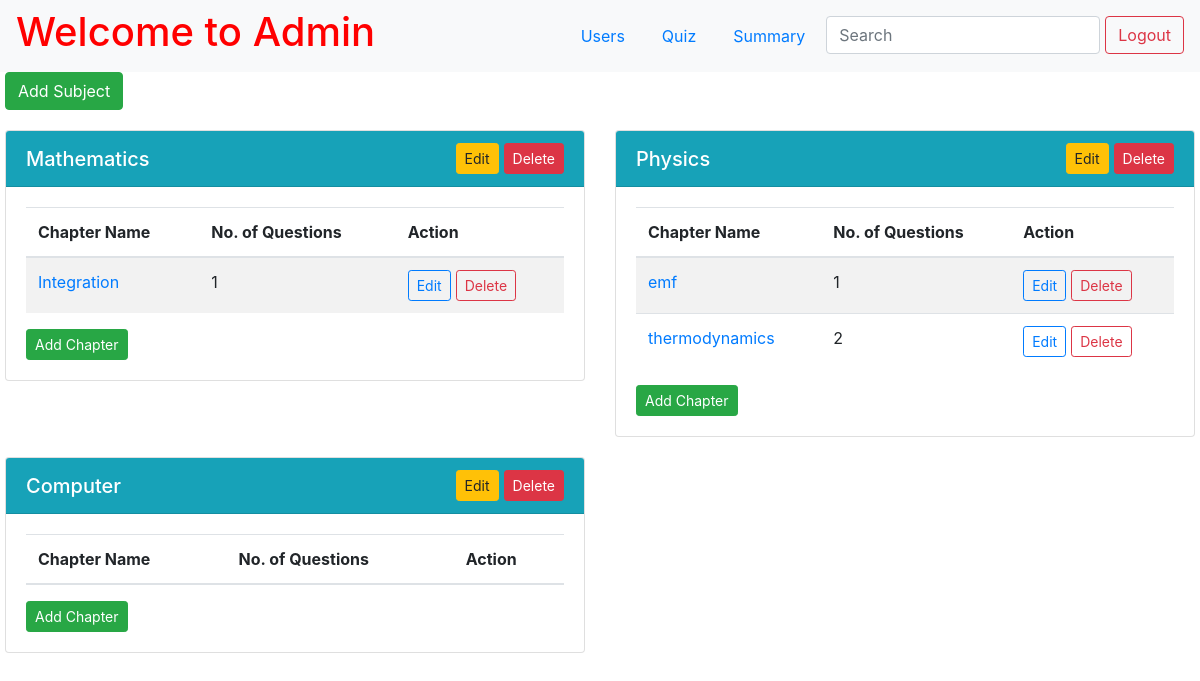
The app's page /admin/dashboard (signed in) with its own data.
### app.py (models this page shows)
class Subject(db.Model):
    id = db.Column(db.Integer, primary_key=True)
    name = db.Column(db.String(255), nullable=False)
    description = db.Column(db.String())
    chapter = db.relationship('Chapter', backref='subject')
    quiz = db.relationship('Quiz', backref="subject")

class Chapter(db.Model):
    id = db.Column(db.Integer, primary_key=True)
    subject_id = db.Column(db.Integer, db.ForeignKey("subject.id"), nullable=False)
    name = db.Column(db.String(255), nullable=False)
    description = db.Column(db.String())
    question = db.relationship('Question', backref='chapter')

### app.py (the view)
@app.route("/admin/dashboard")
def admin():
    if 'username' in session:
        admin = Admin.query.filter_by(username=session["username"]).first()
        if not admin:
            flash("Invalid Credentials!", "error")
            return redirect(url_for("index"))
    else:
        return redirect(url_for("index"))
    subjects = Subject.query.all()
    subject_data = []
    for subject in subjects:
        chapters = [
            {
                "id": chapter.id,
                "name": chapter.name,
                "description": chapter.description,
                "number_of_questions": Question.query.filter_by(chapter_id=chapter.id).count(),
                "questions": Question.query.filter_by(chapter_id=chapter.id).all()
            }
            for chapter in Chapter.query.filter_by(subject_id=subject.id).all()
        ]
        subject_data.append({
            "id": subject.id,
            "name": subject.name,
            "description": subject.description,
            "chapters": chapters
        })
    return render_template("admin.html", subjects=subject_data)

### app.py (called while the page is built)
@app.after_request
def add_header(response):
    response.headers['Cache-Control'] = 'no-store, no-cache, must-revalidate, post-check=0, pre-check=0, max-age=0'
    response.headers['Pragma'] = 'no-cache'
    response.headers['Expires'] = '-1'
    return response

### templates/admin.html (shortened to what this page needs)
{% extends 'base.html' %}
{% block content %}
<div class="page-wrapper">
    <nav class="navbar navbar-expand-lg navbar-light bg-light">
        <a href="/admin/dashboard" style="text-decoration: none; color: red;">
            <h1>Welcome to Admin</h1>
        </a>
        <ul class="nav ml-auto">
            <li class="nav-item">
                <a class="nav-link" href="/admin/users">Users</a>
            </li>
            <li class="nav-item">
                <a class="nav-link" href="/admin/quiz">Quiz</a>
            </li>
            <li class="nav-item">
                <a class="nav-link" href="/admin/summary">Summary</a>
            </li>
            <li class="nav-item">
                <input class="form-control" type="search" placeholder="Search" aria-label="Search" name="q"
                    hx-get="{{url_for('admin_search', type='subject')}}" hx-trigger="keyup changed delay:500ms" hx-target="#search-results">
            </li>
            <li>
                <form action="/logout" class="d-inline">
                    <button type="submit" class="btn btn-outline-danger">Logout</button>
                </form>
            </li>
        </ul>
    </nav>
    <div class="container-custom">
        <div>
            <button type="button" id="add-subject" class="btn btn-success" data-toggle="modal"
                data-target="#addSubject">
                Add Subject
            </button>
        </div>
        <div id="search-results">
            {% if not search %}
            {% include 'subject.html' %}
            {% endif %}
        </div>
    </div>
</div>
{% endblock %}

### templates/subject.html (shortened to what this page needs)
<div class="subjects-container row">
    {% for subject in subjects %}
    <div class="col-md-6 subject-card">
        <div class="card">
            <div class="card-header bg-info text-white d-flex align-items-center justify-content-between">
                <h5 class="card-title m-0">{{ subject.name }}</h5>
                <div class="d-flex align-items-center">
                    <button type="button" class="btn btn-warning btn-sm edit_button" data-toggle="modal"
                        data-target="#editSubject{{ subject.id }}">
                        Edit
                    </button>
                    <form action="/subject/delete/{{ subject.id }}" method="post"
                        onsubmit="return confirm('Are you sure you want to delete this subject?');"
                        class="mb-0">
                        <button class="btn btn-danger btn-sm" type="submit">Delete</button>
                    </form>
                </div>
            </div>
            <div class="card-body d-flex flex-column">
                <table class="table table-striped mb-0">
                    <thead>
                        <tr>
                            <th>Chapter Name</th>
                            <th>No. of Questions</th>
                            <th>Action</th>
                        </tr>
                    </thead>
                    <tbody>
                        {% for chapter in subject.chapters %}
                        <tr>
                            <td>
                                <a href="#" data-toggle="modal"
                                    data-target="#chapter{{ subject.id }}{{ chapter.id }}">{{ chapter.name
                                    }}</a>
                            </td>
                            <td>{{ chapter.number_of_questions }}</td>
                            <td>
                                <div class="d-flex align-items-center">
                                    <button type="button"
                                        class="btn btn-outline-primary btn-sm me-2 edit_button"
                                        data-toggle="modal" data-target="#editChapter{{ chapter.id }}">
                                        Edit
                                    </button>
                                    <form action="/chapter/delete/{{ chapter.id }}" method="post"
                                        onsubmit="return confirm('Are you sure you want to delete this chapter?');"
                                        class="mb-0">
                                        <button class="btn btn-outline-danger btn-sm"
                                            type="submit">Delete</button>
                                    </form>
                                </div>
                            </td>
                        </tr>
                        {% endfor %}
                    </tbody>
                </table>
                <div class="text-end mt-3">
                    <button type="button" class="btn btn-success btn-sm" data-toggle="modal"
                        data-target="#addChapter{{ subject.id }}">
                        Add Chapter
                    </button>
                </div>
            </div>
        </div>
    </div>
    {% endfor %}
</div>

### templates/admin.html (style rules this page uses)
.container-custom { max-width: 1200px; padding-left: 5px; padding-right: 5px; margin: 0 auto; }
.subjects-container { margin-top: 20px; }
.subject-card { margin-bottom: 20px; }
.edit_button { margin-right: 5px; }
.nav-item { margin-right: 5px; }

### records on screen
Subject: name "Mathematics"
Chapter: name "Integration", number_of_questions "1"
Subject: name "Physics"
Chapter: name "emf", number_of_questions "1"
Chapter: name "thermodynamics", number_of_questions "2"
Subject: name "Computer"
